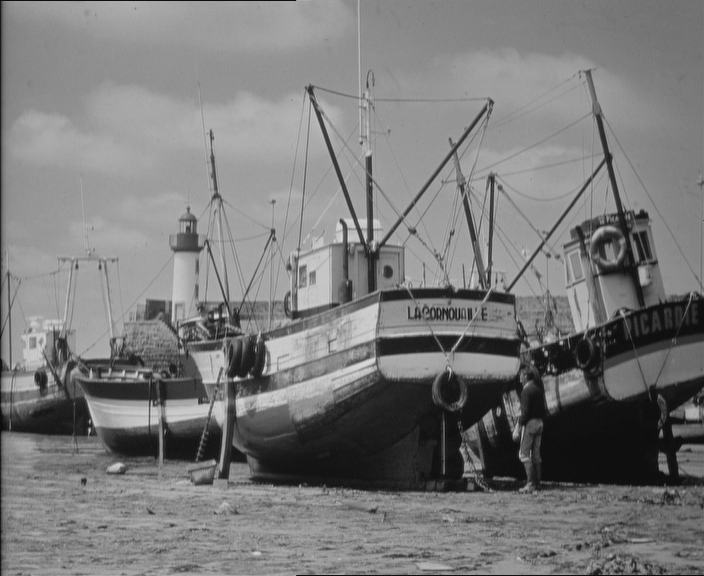
%> input picture demo/06-image-restoration-and-reconstruction/boats.pgm, 704 x 576 px
$ octave imLab10_1.m   (GNU Octave 9; MATLAB toolbox functions it lacks are replaced by stand-ins)
%> lines starting %> are read from the running program, lines starting %| are printed output that depends on the picture
### demo/08-image-compression/dct2RS.m
%Transfom the index nr. x into row-, column-index (r,s) in 8x8-dct-matrix
%HKa Feb. 2015

function [r,s]=dct2RS(x)

Lookup =[ 0  1  5  6 14 15 27 28;
          2  4  7 13 16 26 29 42;
          3  8 12 17 25 30 41 43;
          9 11 18 24 31 40 44 53;
         10 19 23 32 39 45 52 54;
         20 22 33 38 46 51 55 60;
         21 34 37 47 50 56 59 61;
         35 36 48 49 57 58 62 63];

[r,s]=ind2sub(size(Lookup),find(Lookup==x));

### labs/lab-10/imLab10_1.m
%Lab 10_1
%Transfom coding using scales
%HKa nov. 2008
%See GW pp.566-584

clear, close all;

I=imread('boats.pgm');
%> I is the input picture: size 576x704 uint8; min 3, max 220, mean 122.4
%I=imread('cameraman.tif');
dI=double(I);

scales=[16 11 10 16  24  40  51  61;
        12 12 14 19  26  58  60  55;
        14 13 16 24  40  57  69  56;
        14 17 22 29  51  87  80  62;
        18 22 37 56  68 109 103  77;
        24 35 55 64  81 104 113  92;
        49 64 78 87 103 121 120 101;
        72 92 95 98 112 100 103  99]


scales=1*scales; %See figure 8.30 p 578

[M,N]=size(dI);
%> M = 576; N = 704
M0=8;N0=8;%subimage size notice, must divide M, and N

%Forward transform
for r0=0:(M/M0)-1
    for s0=0:(N/N0)-1
         Block=dct2(dI((r0*M0+1:(r0+1)*M0),(s0*N0+1:(s0+1)*N0))-128);%DCT-transformation
         sBlock=Block./scales;
         dF((r0*M0+1:(r0+1)*M0),(s0*N0+1:(s0+1)*N0))=sBlock;
    end;
end;
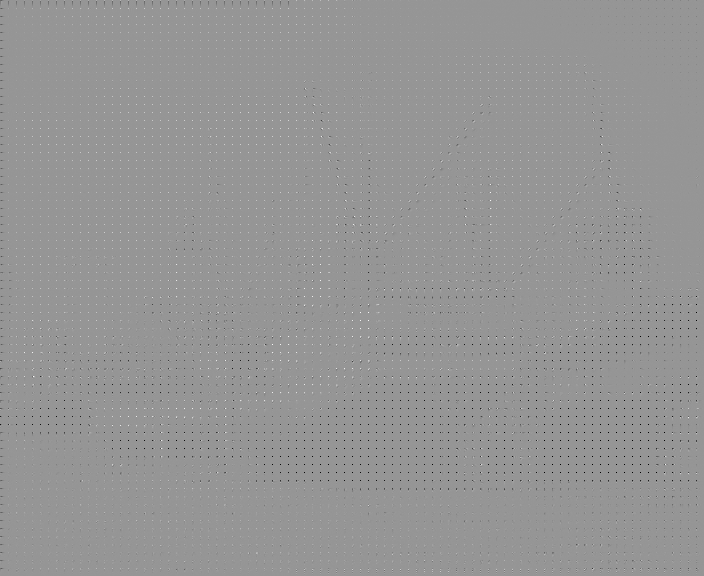
%> dF: size 576x704 double; min -56.65, max 39.67, mean -0.1; drawn with min black and max white

%Rounding as in GW (8.2-26)
qF=round(dF);

%-----------------------------------------------
%Inverse transfom
for r0=0:(M/M0)-1
    for s0=0:(N/N0)-1
        qI((r0*M0+1:(r0+1)*M0),(s0*N0+1:(s0+1)*N0))=...
            idct2(qF((r0*M0+1:(r0+1)*M0),(s0*N0+1:(s0+1)*N0)).*scales)+128;
    end;
end;
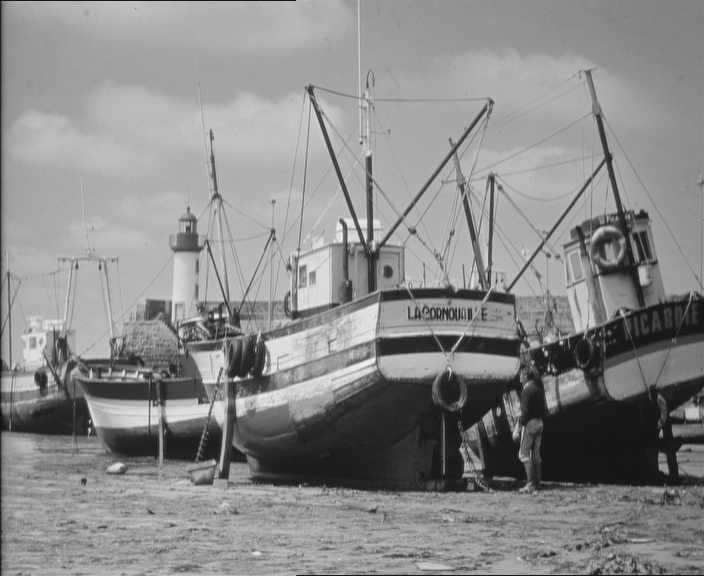
%> qI: size 576x704 double; min -7.31, max 231.5, mean 122.4; drawn with min black and max white


figure(1), imshow(dI/255);title('Original')

figure(2), imshow(qI/255);title('Approximation')

dE=abs(qI-dI);
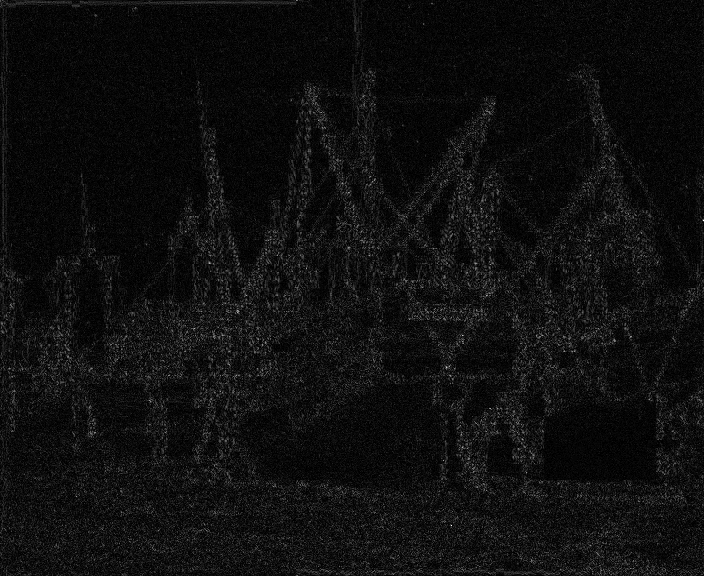
%> dE: size 576x704 double; min 0, max 47.46, mean 2.9; drawn with min black and max white
figure(3), imshow(dE/max(dE(:)));title('Error (normalized)')

figure(4), hist(dF(:),100);title('Distribution of dct coefficents before rounding (after scaling)')
%> after `title('Distribution of dct coefficents before rounding (after scaling)`:
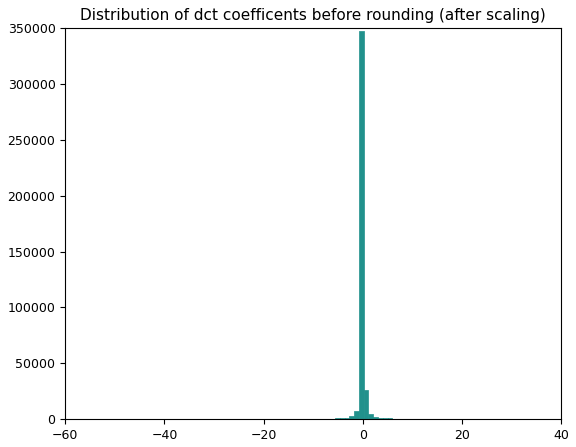
%> figure redrawn from the program's plot data; tallest bar 346974 high, from x = -0.785 to 0.178
length(find(dF(:)==0))/(N*M)
%> ans = 0.000481

figure(5), hist(qF(:),100);title('Distribution of dct coefficients after rounding (after scaling)')
%> after `title('Distribution of dct coefficients after rounding (after scaling)`:
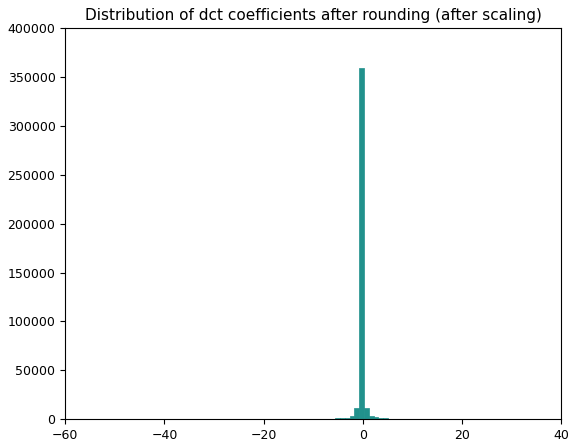
%> figure redrawn from the program's plot data; tallest bar 358763 high, from x = -0.74 to 0.23
length(find(qF(:)==0))/(N*M)
%> ans = 0.885

BW=qF;
k=find(qF(:)~=0);
%> k = 46741 values from 1 to 404770
BW(k)=1;
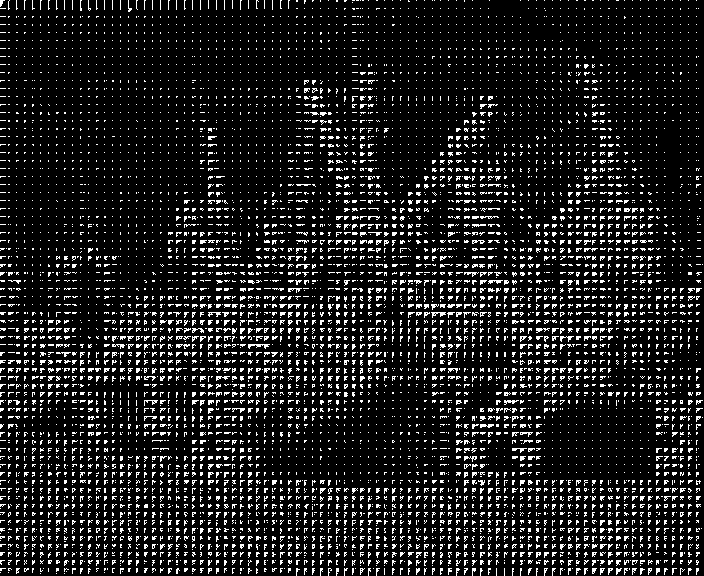
%> BW: size 576x704 double; values 0 (black) and 1 (white), 11.5% white in thin lines or dots
figure(7), imshow(BW);title('White:dct coefficient ~=0, Black: dct coefficient ==0')

%Global min/max of dct coefficients
figure(8), hist(qF(:), 100);title('Distribution of all dct coefficents')
max(qF(:))
%> ans = 40
min(qF(:))
%> ans = -57

%Min/max of dct coefficents as a function of frequency
for k=1:64
    [r,s]=dct2RS(k-1);
    dctcoef=dF(r:M0:M,s:N0:N);
    minValue(k)=min(dctcoef(:));
    maxValue(k)=max(dctcoef(:));
end;
%> after the loop, maxValue = 64 values, max 39.67 at index 2, min 0.0706 at index 58, mean 5.11; minValue = 64 values, max -0.0875 at index 64, min -56.65 at index 1, mean -5.37
figure(9), plot(0:63, minValue,0:63, maxValue);title('Min/Max of dct coefficients')
%> after `title('Min/Max of dct coefficients')`:
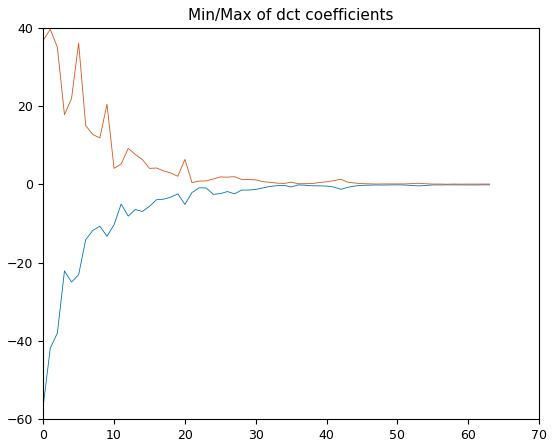
%> figure redrawn from the program's plot data; curve peaks at x = 63, y = -0.0875; curve peaks at x = 1, y = 39.67

$ run again, with labs/images/cameraman.tif saved as demo/06-image-restoration-and-reconstruction/boats.pgm
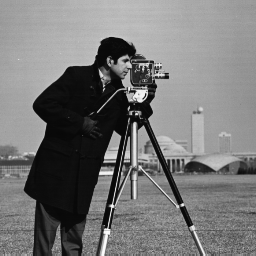
%> input picture labs/images/cameraman.tif, 256 x 256 px
%> I is the input picture: size 256x256 uint8; min 7, max 253, mean 118.7
%> `length(find(dF(:)==0))/(N*M)`: ans = 0.000717
%> `length(find(qF(:)==0))/(N*M)`: ans = 0.852
%> k = 9668 values from 1 to 65513
%> `BW(k)=1;`:
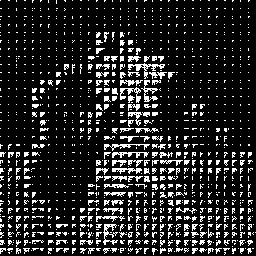
%> BW: size 256x256 double; values 0 (black) and 1 (white), 14.8% white in thin lines or dots
%> `max(qF(:))`: ans = 53
%> `min(qF(:))`: ans = -63
%> after the loop `for k=1:64`: maxValue = 64 values, max 52.54 at index 2, min 0.246 at index 58, mean 6.78; minValue = 64 values, max -0.304 at index 63, min -63.43 at index 2, mean -7.1
%> `title('Min/Max of dct coefficients')`:
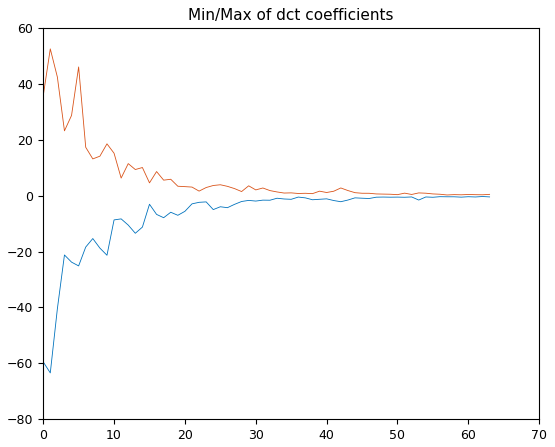
%> figure redrawn from the program's plot data; curve peaks at x = 62, y = -0.304; curve peaks at x = 1, y = 52.54
